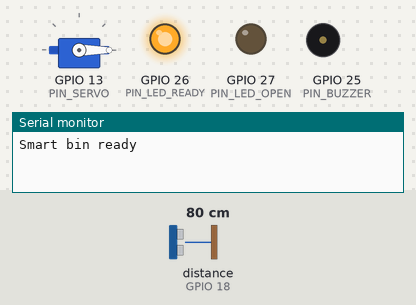
The program below on a simulated ESP32. On the bench: servo, output pins drawn as LEDs (lit = HIGH), buzzer (waves = sounding), the last lines printed to the serial monitor. Wiring (inferred from the names in the program): ultrasonic range finder: trigger GPIO 5; echo GPIO 18. Inputs (shaded band) come from the test bench; at power-on: distance to the obstacle (sensor on GPIO 18) 80 cm. The echo pulse lasts 58.3 µs per cm; pins used as bus, display or sensor lines are not drawn.

Above: at 1.2 s.
1.3 s: distance to the obstacle (sensor on GPIO 18) set to 32 cm
2.8 s: distance to the obstacle (sensor on GPIO 18) set to 27 cm
At 3.33 s:
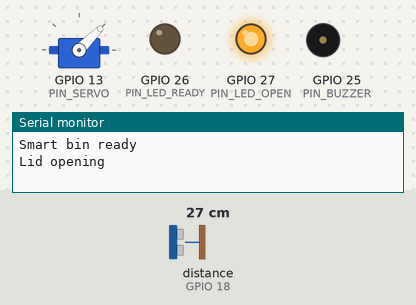
At 4.8 s:
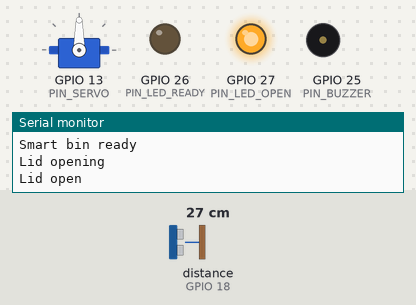
5.2 s: distance to the obstacle (sensor on GPIO 18) set to 35 cm
8.2 s: distance to the obstacle (sensor on GPIO 18) set to 250 cm
10.7 s: distance to the obstacle (sensor on GPIO 18) set to 2 cm
At 10.95 s:
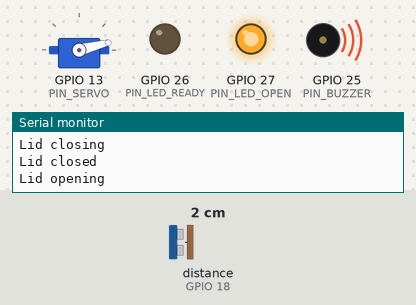
Timing chart, 0 to 13.7 s (numbered marks = the images above; inputs shaded):
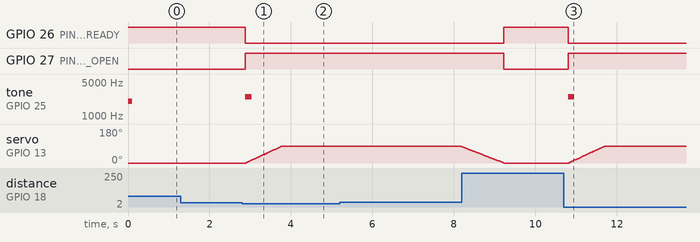

The program:

main.cpp
```cpp
#include <Arduino.h>
#include <ESP32Servo.h>
#include "config.h"

enum class LidState { Closed, Opening, Open, Closing };

static Servo lidServo;
static LidState state = LidState::Closed;
static int servoAngle = SERVO_CLOSED_DEG;
static uint32_t lastSeenMs = 0;
static uint32_t lastSampleMs = 0;
static uint32_t lastStepMs = 0;
static uint8_t closeReadings = 0;
static bool personNear = false;

// Returns distance in cm, or -1 if nothing was detected (timeout).
static float readDistanceCm() {
  digitalWrite(PIN_TRIG, LOW);
  delayMicroseconds(2);
  digitalWrite(PIN_TRIG, HIGH);
  delayMicroseconds(10);
  digitalWrite(PIN_TRIG, LOW);

  // 25 ms timeout ~ 4 m max range
  unsigned long duration = pulseIn(PIN_ECHO, HIGH, 25000UL);
  if (duration == 0) return -1;
  return duration * 0.0343f / 2.0f;
}

static void beep(uint16_t freq, uint16_t ms) {
  tone(PIN_BUZZER, freq, ms);
}

static void setLeds() {
  bool closed = (state == LidState::Closed);
  digitalWrite(PIN_LED_READY, closed ? HIGH : LOW);
  digitalWrite(PIN_LED_OPEN, closed ? LOW : HIGH);
}

static void setState(LidState next) {
  state = next;
  setLeds();
  switch (state) {
    case LidState::Opening: Serial.println("Lid opening"); break;
    case LidState::Open:    Serial.println("Lid open");    break;
    case LidState::Closing: Serial.println("Lid closing"); break;
    case LidState::Closed:  Serial.println("Lid closed");  break;
  }
}

static void sampleSensor(uint32_t now) {
  if (now - lastSampleMs < SAMPLE_INTERVAL_MS) return;
  lastSampleMs = now;

  float cm = readDistanceCm();
  bool close = (cm > 0 && cm < OPEN_DISTANCE_CM);

  // Require a few consecutive readings so one noisy echo doesn't open the lid.
  if (close) {
    if (closeReadings < DETECT_COUNT) closeReadings++;
  } else {
    closeReadings = 0;
  }
  personNear = (closeReadings >= DETECT_COUNT);
  if (personNear) lastSeenMs = now;
}

// Moves the servo one degree at a time toward the target. Returns true when it arrives.
static bool stepServoToward(int target, uint32_t now) {
  if (servoAngle == target) return true;
  if (now - lastStepMs < SERVO_STEP_MS) return false;
  lastStepMs = now;
  servoAngle += (target > servoAngle) ? 1 : -1;
  lidServo.write(servoAngle);
  return servoAngle == target;
}

void setup() {
  Serial.begin(115200);

  pinMode(PIN_TRIG, OUTPUT);
  pinMode(PIN_ECHO, INPUT);
  pinMode(PIN_BUZZER, OUTPUT);
  pinMode(PIN_LED_READY, OUTPUT);
  pinMode(PIN_LED_OPEN, OUTPUT);

  lidServo.setPeriodHertz(50);
  lidServo.attach(PIN_SERVO, 500, 2400);
  lidServo.write(SERVO_CLOSED_DEG);

  setLeds();
  beep(2000, 100);  // power-on chirp
  Serial.println("Smart bin ready");
}

void loop() {
  uint32_t now = millis();
  sampleSensor(now);

  switch (state) {
    case LidState::Closed:
      if (personNear) {
        beep(2500, 150);  // someone arrived
        setState(LidState::Opening);
      }
      break;

    case LidState::Opening:
      if (stepServoToward(SERVO_OPEN_DEG, now)) setState(LidState::Open);
      break;

    case LidState::Open:
      if (now - lastSeenMs >= HOLD_OPEN_MS) setState(LidState::Closing);
      break;

    case LidState::Closing:
      if (personNear) {
        // Someone came back while closing: reopen instead of shutting on their hand.
        setState(LidState::Opening);
      } else if (stepServoToward(SERVO_CLOSED_DEG, now)) {
        setState(LidState::Closed);
      }
      break;
  }
}
```

config.h
```cpp
#pragma once

// ---- Pins (change to match your wiring) ----
#define PIN_TRIG        5    // HC-SR04 trigger
#define PIN_ECHO        18   // HC-SR04 echo (5V output: use a voltage divider to 3.3V!)
#define PIN_SERVO       13   // servo signal
#define PIN_BUZZER      25   // active or passive buzzer
#define PIN_LED_READY   26   // green: bin closed, waiting
#define PIN_LED_OPEN    27   // red: lid open

// ---- Behaviour ----
#define OPEN_DISTANCE_CM   30     // open when something is closer than this
#define HOLD_OPEN_MS       3000   // keep lid open this long after the person leaves
#define SERVO_CLOSED_DEG   0
#define SERVO_OPEN_DEG     90
#define SERVO_STEP_MS      10     // delay per degree: higher = slower, gentler lid
#define SAMPLE_INTERVAL_MS 60     // HC-SR04 needs ~60 ms between pings
#define DETECT_COUNT       2      // consecutive close readings needed to open
```

Measured:
- the behaviour switches between 31 and 30 cm on distance to the obstacle (sensor on GPIO 18) (found by bisection; images 0 and 1)
- after the input at 1.3 s, every drawn part: stays the same
- after the input at 2.8 s, GPIO 26 (PIN_LED_READY): HIGH → LOW after 0.08 s; GPIO 27 (PIN_LED_OPEN): LOW → HIGH after 0.08 s; tone on GPIO 25 (PIN_BUZZER): silent → 2500 Hz after 0.08 s, → silent 0.15 s later; servo on GPIO 13 (PIN_SERVO): moves from 0° to 90° over 0.88 s, starting after 0.10 s
- after the input at 5.2 s, servo on GPIO 13 (PIN_SERVO): 90° → 87° after 3.0 s
- after the input at 10.7 s, GPIO 26 (PIN_LED_READY): HIGH → LOW after 0.11 s; GPIO 27 (PIN_LED_OPEN): LOW → HIGH after 0.11 s; tone on GPIO 25 (PIN_BUZZER): silent → 2500 Hz after 0.11 s, → silent 0.15 s later; servo on GPIO 13 (PIN_SERVO): moves from 0° to 90° over 0.88 s, starting after 0.13 s
